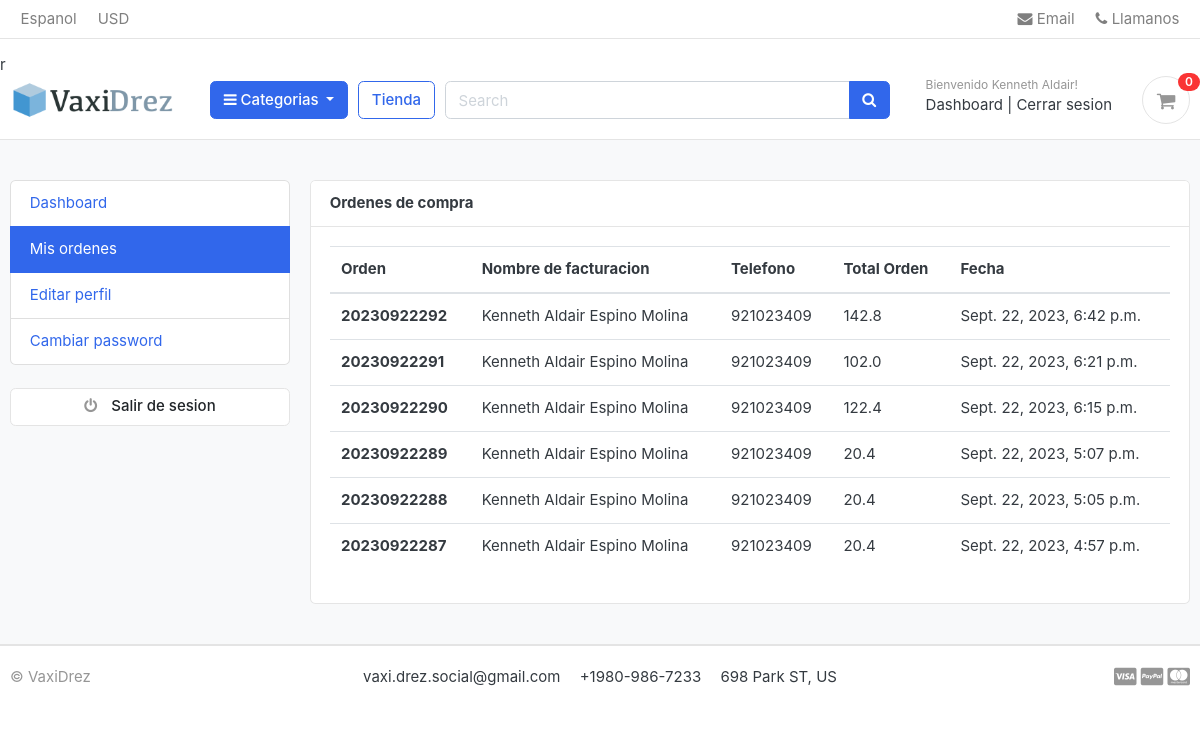
Page /accounts/my_orders/ (signed in) on the earlier database version.
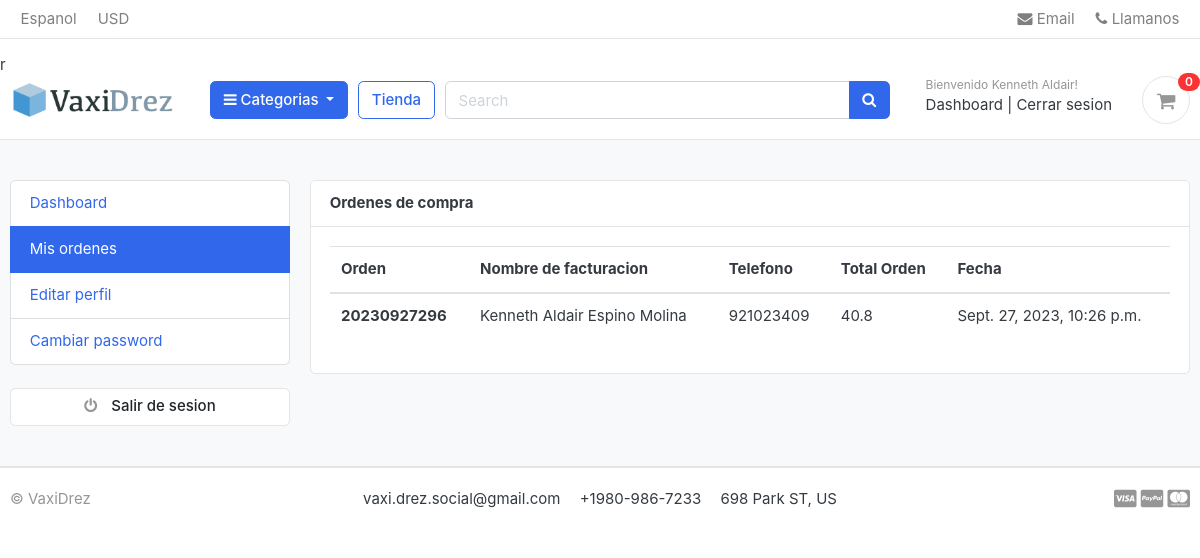
Same page on the later database version.
### accounts/models.py (models this page shows, shortened)
class Account(AbstractBaseUser):
    first_name = models.CharField(max_length=50)
    last_name = models.CharField(max_length=50)
    username = models.CharField(max_length=50, unique=True)
    email = models.EmailField(max_length=100, unique=True)
    phone_number = models.CharField(max_length=50)
    date_joined = models.DateTimeField(auto_now_add=True)
    last_login = models.DateTimeField(auto_now_add=True)
    is_admin = models.BooleanField(default=False)
    is_staff = models.BooleanField(default=False)
    is_active =models.BooleanField(default=False)
    is_superuser = models.BooleanField(default=False)
    USERNAME_FIELD = 'email'
    REQUIRED_FIELDS = ['username','first_name','last_name']
    objects = MyAccountManager()
    class Meta:
        db_table = ''
        managed = True
        verbose_name = 'Cuenta'
        verbose_name_plural = 'Cuentas'

### orders/models.py (models this page shows, shortened)
class Order(models.Model):
    STATUS_CHOICES = (
        ('New', 'Nuevo'),
        ('Accepted', 'Aceptado'),
        ('Completed', 'Completado'),
        ('Cancelled', 'Cancelado'),
    )
    user = models.ForeignKey(Account, on_delete=models.SET_NULL, null=True)
    payment = models.ForeignKey(Payment, on_delete=models.SET_NULL, null=True, blank=True)
    order_number = models.CharField(max_length=20)
    first_name = models.CharField(max_length=50)
    last_name = models.CharField(max_length=50)
    phone = models.CharField(max_length=50)
    email = models.CharField(max_length=50)
    address_line1 = models.CharField(max_length=100)
    address_line2 = models.CharField(max_length=100)
    state = models.CharField(max_length=50)
    city = models.CharField(max_length=50)
    country = models.CharField(max_length=50)
    order_note = models.CharField(max_length=100, blank=True)
    order_total = models.FloatField()
    tax = models.FloatField()
    status = models.CharField(max_length=20, choices=STATUS_CHOICES, default='New')
    ip = models.CharField(blank=True, max_length=20)
    is_ordered = models.BooleanField(default=False)
    created_at = models.DateTimeField(auto_now_add=True)
    updated_at = models.DateTimeField(auto_now=True)
    def full_name(self):
        return f"{self.first_name} {self.last_name}"

### accounts/views.py (the view)
# urls.py: path('my_orders/', views.my_orders, name='my_orders'),
def my_orders(request):
    orders = Order.objects.filter(user=request.user, is_ordered=True).order_by('-created_at')
    context = {
        'orders':orders,
    }
    return render(request,'accounts/my_orders.html', context)

### carts/context_processors.py (called while the page is built)
def counter(request):
    cart_count=0
    try:
        cart =  Cart.objects.filter(cart_id=_cart_id(request))
        if request.user.is_authenticated:
            cart_items = CartItem.objects.filter(user=request.user)
        else:
            cart_items = CartItem.objects.all().filter(cart=cart[:1])
        for cart_item in cart_items:
            cart_count += cart_item.quantity
    except Cart.DoesNotExist:
        cart_count=0
    return dict(cart_count=cart_count)

### carts/views.py (called while the page is built)
def _cart_id(request):
    cart= request.session.session_key
    if not cart:
        cart = request.session.create()
    return cart

### category/context_processors.py (called while the page is built)
def menu_link(request):
    links = Category.objects.all()
    return dict(links=links)

### category/models.py (called while the page is built)
    def get_url(self):
        return reverse('products_by_category', args=[self.slug])

### templates/accounts/my_orders.html (shortened to what this page needs)
{% extends 'base.html' %}
{% load static %}
{% block content %}
<section class="section-conten padding-y bg">
    <div class="container">
        <div class="row">
        {% include 'includes/dashboard_sidebar.html' %}
        <main class="col-md-9">
            <article class="card">
            <header class="card-header">
                <strong class="d-inline-block mr-3">Ordenes de compra</strong>
            </header>
            <div class="card-body">
                <div class="row">
                    <div class="col-md-12">
                        <table class="table table-hover">
                            <thead>
                                <tr>
                                    <th scope="col">Orden</th>
                                    <th scope="col">Nombre de facturacion</th>
                                    <th scope="col">Telefono</th>
                                    <th scope="col">Total Orden</th>
                                    <th scope="col">Fecha</th>
                                </tr>
                            </thead>
                            <tbody>
                                {% for order in orders %}
                                <tr>
                                    <th scope="row"> {{ order.order_number }} </th>
                                    <td> {{ order.full_name }} </td>
                                    <td> {{ order.phone }} </td>
                                    <td> {{ order.order_total }} </td>
                                    <td> {{ order.created_at}} </td>
                                </tr>
                                {% endfor %}
                            </tbody>
                        </table>
                    </div>
                </div>
            </div>
            </article>
        </main>
    </div>
    </div>
    </section>
{% endblock %}

### templates/base.html (shortened to what this page needs)
{% load static %}
<!DOCTYPE HTML>
<html lang="en">
<head>
    <link href="{% static 'css/bootstrap.css' %}" rel="stylesheet" type="text/css" />
    <link href="{% static 'fonts/fontawesome/css/all.min.css' %}" type="text/css" rel="stylesheet">
    <link href="{% static 'css/ui.css' %}" rel="stylesheet" type="text/css" />
    <link href="{% static 'css/responsive.css' %}" rel="stylesheet" media="only screen and (max-width: 1200px)" />
    <link href="{% static 'css/stars.css' %}" rel="stylesheet" type="text/css" />
    <link rel="stylesheet" href="https://cdnjs.cloudflare.com/ajax/libs/font-awesome/4.7.0/css/font-awesome.min.css">
</head>
<body>
    {% include "includes/navbar.html" %}
        {% block content %}
        {% endblock %}
    {% include "includes/footer.html" %}
</body>
</html>

### templates/includes/navbar.html (shortened to what this page needs)
{% load static %}
<header class="section-header">
    <nav class="navbar p-md-0 navbar-expand-sm navbar-light border-bottom">
        <div class="container">
            <div class="collapse navbar-collapse" id="navbarTop4">
                <ul class="navbar-nav mr-auto">
                    <li class="nav-item dropdown">
                        <a href="#" class="nav-link"> Espanol </a>
                    </li>
                    <li class="nav-item dropdown">
                        <a href="#" class="nav-link"> USD </a>
                    </li>
                </ul>
                <ul class="navbar-nav">
                    <li><a href="#" class="nav-link"> <i class="fa fa-envelope"></i> Email </a></li>
                    <li><a href="#" class="nav-link"> <i class="fa fa-phone"></i> Llamanos</a></li>
                </ul>
            </div>
        </div>
    </nav>
    <section class="header-main border-bottom">r
        <div class="container">
            <div class="row align-items-center">
                <div class="col-lg-2 col-md-3 col-6">
                    <a href="{% url 'home' %}" class="brand-wrap">
                        <img class="logo" src="{% static './images/logo01.png' %}">
                    </a>
                </div>
                <div class="col-lg col-sm col-md col-6 flex-grow-0">
                    <div class="category-wrap dropdown d-inline-block float-right">
                        <button type="button" class="btn btn-primary dropdown-toggle" data-toggle="dropdown">
                            <i class="fa fa-bars"></i> Categorias
                        </button>
                    </div>
                </div>
                <a href="{% url 'store' %}" class="btn btn-outline-primary">Tienda</a>
                <div class="col-lg  col-md-6 col-sm-12 col">
                    <form action="{% url 'search' %}" class="search">
                        <div class="input-group w-100">
                            <input type="text" class="form-control" style="width:60%;" placeholder="Search" name="keyword">
                            <div class="input-group-append">
                                <button class="btn btn-primary" type="submit">
                                    <i class="fa fa-search"></i>
                                </button>
                            </div>
                        </div>
                    </form>
                </div>
                <div class="col-lg-3 col-sm-6 col-8 order-2 order-lg-3">
                    <div class="d-flex justify-content-end mb-3 mb-lg-0">
                        {% if user.id is none %}
                        <div class="widget-header">
                            <small class="title text-muted">Bienvenido visitante!</small>
                            <div>
                                <a href="{% url 'login'%}">Login</a> <span class="dark-transp"> | </span>
                                <a href="{% url 'register' %}"> Registrar</a>
                            </div>
                        </div>
                        {% else %}
                        <div class="widget-header">
                            <small class="title text-muted">Bienvenido {{user.first_name}}!</small>
                            <div>
                                <a href="{% url 'dashboard' %}">Dashboard</a> <span class="dark-transp"> | </span>
                                <a href="{% url 'logout' %}"> Cerrar sesion</a>
                            </div>
                        </div>
                        {% endif %}
                        <a href="{% url 'cart' %}" class="widget-header pl-3 ml-3">
                            <div class="icon icon-sm rounded-circle border"><i class="fa fa-shopping-cart"></i>
                            </div>
                            <span class="badge badge-pill badge-danger notify"> {{ cart_count}} </span>
                        </a>
                    </div>
                </div>
            </div>
        </div>
    </section>
</header>

### templates/includes/dashboard_sidebar.html
<aside class="col-md-3">
    <ul class="list-group">
        <a class="list-group-item {% if '/accounts/' == request.path %} active {% endif %}" href="{% url 'dashboard' %}"> Dashboard</a>
        <a class="list-group-item {% if '/my_orders/' in request.path %} active {% endif %}" href="{% url 'my_orders' %}"> Mis ordenes </a>
        <a class="list-group-item {% if '/edit_profile/' in request.path %} active {% endif %}" href="{% url 'edit_profile' %}"> Editar perfil</a>
        <a class="list-group-item {% if '/change_password/' in request.path %} active {% endif %}" href="{% url 'change_password' %}"> Cambiar password </a>
    </ul>
    <br>
    <a class="btn btn-light btn-block" href="{% url 'logout' %}"> <i class="fa fa-power-off"></i> <span class="text">Salir de sesion</span> </a>
</aside>

### templates/includes/footer.html
{% load static %}
<footer class="section-footer border-top">
	<div class="container">
		<section class="footer-bottom border-top row">
			<div class="col-md-2">
				<p class="text-muted"> &copy VaxiDrez </p>
			</div>
			<div class="col-md-8 text-md-center">
				<span class="px-2">vaxi.drez.social@gmail.com</span>
				<span class="px-2">+1980-986-7233</span>
				<span class="px-2">698 Park ST, US</span>
			</div>
			<div class="col-md-2 text-md-right text-muted">
				<i class="fab fa-lg fa-cc-visa"></i>
				<i class="fab fa-lg fa-cc-paypal"></i>
				<i class="fab fa-lg fa-cc-mastercard"></i>
			</div>
		</section>
	</div>
</footer>

### static/css/ui.css (style rules this page uses)
html { font-family: "Inter", sans-serif; font-size: 15px; }
.icon-xs, .icon-sm, .icon-md, .icon-lg { display: inline-block; text-align: center; flex-shrink: 0; flex-grow: 0; }
.icon-sm { width: 48px; height: 48px; line-height: 48px !important; font-size: 20px; }
.padding-y { padding-top: 40px; padding-bottom: 40px; }
article:after, .form-group:after { display: block; clear: both; content: ""; }
.bg { background-color: #f8f9fa; }
p:last-child { margin-bottom: 0; }
.header-main { position: relative; padding-top: 1rem; padding-bottom: 1rem; }
.brand-wrap .logo, .navbar-brand .logo { margin-right: 7px; max-height: 42px; display: inline-block; }
.widget-header { display: inline-block; vertical-align: middle; position: relative; }
.widget-header a { color: #343a40; }
.widget-header i { color: #969696; }
.widget-header .title { display: block; }
.widget-header .notify { position: absolute; top: -3px; right: -10px; }
.footer-bottom { padding-top: 20px; padding-bottom: 20px; }
.btn-light { background-color: #fff; border-color: #e4e4e4; }
.btn-light i { color: #969696; }
.btn i + .text { margin-left: 10px; }
.notify { position: absolute; top: -4px; right: -10px; display: inline-block; padding: 0.25em 0.6em; font-size: 12px; line-height: 1; text-align: center; border-radius: 3rem; color: #fff; background-color: #fa3434; }

Differences in the rows shown:
removed Order: order_number "20230922292", full_name "Kenneth Aldair Espino Molina", phone "921023409", order_total "142.8", created_at "Sept. 22, 2023, 6:42 p.m."
removed Order: order_number "20230922291", full_name "Kenneth Aldair Espino Molina", phone "921023409", order_total "102.0", created_at "Sept. 22, 2023, 6:21 p.m."
removed Order: order_number "20230922290", full_name "Kenneth Aldair Espino Molina", phone "921023409", order_total "122.4", created_at "Sept. 22, 2023, 6:15 p.m."
removed Order: order_number "20230922289", full_name "Kenneth Aldair Espino Molina", phone "921023409", order_total "20.4", created_at "Sept. 22, 2023, 5:07 p.m."
removed Order: order_number "20230922288", full_name "Kenneth Aldair Espino Molina", phone "921023409", order_total "20.4", created_at "Sept. 22, 2023, 5:05 p.m."
removed Order: order_number "20230922287", full_name "Kenneth Aldair Espino Molina", phone "921023409", order_total "20.4", created_at "Sept. 22, 2023, 4:57 p.m."
added Order: order_number "20230927296", full_name "Kenneth Aldair Espino Molina", phone "921023409", order_total "40.8", created_at "Sept. 27, 2023, 10:26 p.m."
